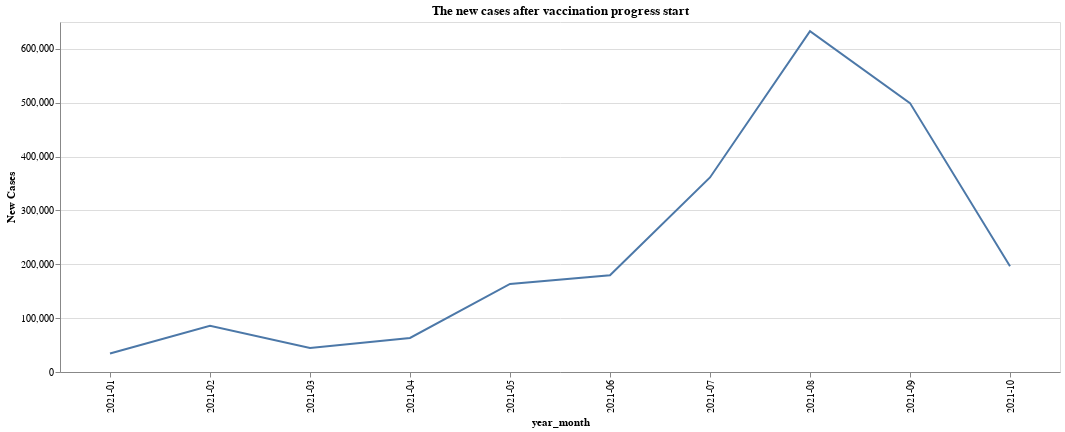

Notebook code for this chart:
### Code cell
#group and sum by month
daily_vaccina=daily_vaccina.groupby(['year_month'], as_index = False).sum()
daily_vaccina
#create a line graph
alt.Chart(daily_vaccina,title='The new cases after vaccination progress start').mark_line().encode(
    x="year_month",
    y="New Cases"
).properties(
    width=1000,
    height=350
)

### Figure 1 — Vega-Lite specification as saved in the notebook (floating-point values rounded to 4 significant figures)
{"config": {"view": {"continuousWidth": 400, "continuousHeight": 300}}, "data": {"name": "data-12fb6bb5182ff1c3e9b99b2587ad517f"}, "mark": "line", "encoding": {"x": {"type": "nominal", "field": "year_month"}, "y": {"type": "quantitative", "field": "New Cases"}}, "height": 350, "title": "The new cases after vaccination progress start", "width": 1000, "$schema": "https://vega.github.io/schema/vega-lite/v4.8.1.json", "datasets": {"data-12fb6bb5182ff1c3e9b99b2587ad517f": [{"year_month": "2021-01", "New Cases": 34504, "Number of Vaccination": 0.0}, {"year_month": "2021-02", "New Cases": 85793, "Number of Vaccination": 18750.0}, {"year_month": "2021-03", "New Cases": 44748, "Number of Vaccination": 686200.0}, {"year_month": "2021-04", "New Cases": 63213, "Number of Vaccination": 753500.0}, {"year_month": "2021-05", "New Cases": 163644, "Number of Vaccination": 1572000.0}, {"year_month": "2021-06", "New Cases": 179622, "Number of Vaccination": 5244000.0}, {"year_month": "2021-07", "New Cases": 361293, "Number of Vaccination": 12780000.0}, {"year_month": "2021-08", "New Cases": 632982, "Number of Vaccination": 14330000.0}, {"year_month": "2021-09", "New Cases": 499441, "Number of Vaccination": 9196000.0}, {"year_month": "2021-10", "New Cases": 196529, "Number of Vaccination": 4859000.0}]}}
